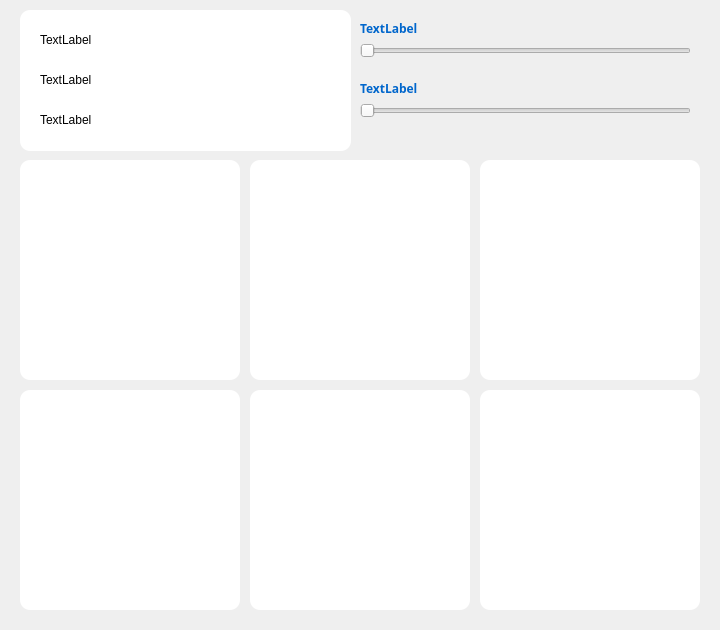
<?xml version="1.0" encoding="UTF-8"?>
<ui version="4.0">
 <class>Form</class>
 <widget class="QWidget" name="Form">
  <property name="geometry">
   <rect>
    <x>0</x>
    <y>0</y>
    <width>720</width>
    <height>630</height>
   </rect>
  </property>
  <property name="windowTitle">
   <string>Form</string>
  </property>
  <widget class="QWidget" name="widget" native="true">
   <property name="geometry">
    <rect>
     <x>20</x>
     <y>10</y>
     <width>331</width>
     <height>141</height>
    </rect>
   </property>
   <property name="styleSheet">
    <string notr="true">background-color:white;
border-radius:10px;
border-width:20px;
</string>
   </property>
   <widget class="QLabel" name="label_rechenzeit">
    <property name="geometry">
     <rect>
      <x>20</x>
      <y>90</y>
      <width>231</width>
      <height>40</height>
     </rect>
    </property>
    <property name="text">
     <string>TextLabel</string>
    </property>
   </widget>
   <widget class="QLabel" name="label_iterationsschritte">
    <property name="geometry">
     <rect>
      <x>20</x>
      <y>50</y>
      <width>251</width>
      <height>40</height>
     </rect>
    </property>
    <property name="text">
     <string>TextLabel</string>
    </property>
   </widget>
   <widget class="QLabel" name="label_genauigkeit">
    <property name="geometry">
     <rect>
      <x>20</x>
      <y>10</y>
      <width>301</width>
      <height>40</height>
     </rect>
    </property>
    <property name="text">
     <string>TextLabel</string>
    </property>
   </widget>
  </widget>
  <widget class="QFrame" name="frame_plot_x">
   <property name="geometry">
    <rect>
     <x>20</x>
     <y>160</y>
     <width>220</width>
     <height>220</height>
    </rect>
   </property>
   <property name="styleSheet">
    <string notr="true">background-color:white;
border-radius:10px;
border-width:0px;</string>
   </property>
   <property name="frameShape">
    <enum>QFrame::StyledPanel</enum>
   </property>
   <property name="frameShadow">
    <enum>QFrame::Raised</enum>
   </property>
  </widget>
  <widget class="QFrame" name="frame_plot_y">
   <property name="geometry">
    <rect>
     <x>250</x>
     <y>160</y>
     <width>220</width>
     <height>220</height>
    </rect>
   </property>
   <property name="styleSheet">
    <string notr="true">background-color:white;
border-radius:10px;
border-width:0px;</string>
   </property>
   <property name="frameShape">
    <enum>QFrame::StyledPanel</enum>
   </property>
   <property name="frameShadow">
    <enum>QFrame::Raised</enum>
   </property>
  </widget>
  <widget class="QFrame" name="frame_plot_z">
   <property name="geometry">
    <rect>
     <x>480</x>
     <y>160</y>
     <width>220</width>
     <height>220</height>
    </rect>
   </property>
   <property name="styleSheet">
    <string notr="true">background-color:white;
border-radius:10px;
border-width:0px;</string>
   </property>
   <property name="frameShape">
    <enum>QFrame::StyledPanel</enum>
   </property>
   <property name="frameShadow">
    <enum>QFrame::Raised</enum>
   </property>
  </widget>
  <widget class="QSlider" name="slider_plot_nodes">
   <property name="geometry">
    <rect>
     <x>360</x>
     <y>40</y>
     <width>331</width>
     <height>22</height>
    </rect>
   </property>
   <property name="orientation">
    <enum>Qt::Horizontal</enum>
   </property>
  </widget>
  <widget class="QLabel" name="label_info_node">
   <property name="geometry">
    <rect>
     <x>360</x>
     <y>20</y>
     <width>291</width>
     <height>16</height>
    </rect>
   </property>
   <property name="font">
    <font>
     <family>Chalkboard SE</family>
     <weight>75</weight>
     <bold>true</bold>
    </font>
   </property>
   <property name="styleSheet">
    <string notr="true">color:#0066cc</string>
   </property>
   <property name="text">
    <string>TextLabel</string>
   </property>
  </widget>
  <widget class="QLabel" name="label_info_member">
   <property name="geometry">
    <rect>
     <x>360</x>
     <y>80</y>
     <width>291</width>
     <height>16</height>
    </rect>
   </property>
   <property name="font">
    <font>
     <family>Chalkboard SE</family>
     <weight>75</weight>
     <bold>true</bold>
    </font>
   </property>
   <property name="styleSheet">
    <string notr="true">color:#0066cc</string>
   </property>
   <property name="text">
    <string>TextLabel</string>
   </property>
  </widget>
  <widget class="QSlider" name="slider_plot_members">
   <property name="geometry">
    <rect>
     <x>360</x>
     <y>100</y>
     <width>331</width>
     <height>22</height>
    </rect>
   </property>
   <property name="orientation">
    <enum>Qt::Horizontal</enum>
   </property>
  </widget>
  <widget class="QFrame" name="frame_plot_diff_soll">
   <property name="geometry">
    <rect>
     <x>250</x>
     <y>390</y>
     <width>220</width>
     <height>220</height>
    </rect>
   </property>
   <property name="styleSheet">
    <string notr="true">background-color:white;
border-radius:10px;
border-width:0px;</string>
   </property>
   <property name="frameShape">
    <enum>QFrame::StyledPanel</enum>
   </property>
   <property name="frameShadow">
    <enum>QFrame::Raised</enum>
   </property>
  </widget>
  <widget class="QFrame" name="frame_plot_diff">
   <property name="geometry">
    <rect>
     <x>480</x>
     <y>390</y>
     <width>220</width>
     <height>220</height>
    </rect>
   </property>
   <property name="styleSheet">
    <string notr="true">background-color:white;
border-radius:10px;
border-width:0px;</string>
   </property>
   <property name="frameShape">
    <enum>QFrame::StyledPanel</enum>
   </property>
   <property name="frameShadow">
    <enum>QFrame::Raised</enum>
   </property>
  </widget>
  <widget class="QFrame" name="frame_plot_q">
   <property name="geometry">
    <rect>
     <x>20</x>
     <y>390</y>
     <width>220</width>
     <height>220</height>
    </rect>
   </property>
   <property name="styleSheet">
    <string notr="true">background-color:white;
border-radius:10px;
border-width:0px;</string>
   </property>
   <property name="frameShape">
    <enum>QFrame::StyledPanel</enum>
   </property>
   <property name="frameShadow">
    <enum>QFrame::Raised</enum>
   </property>
  </widget>
 </widget>
 <resources/>
 <connections/>
</ui>
